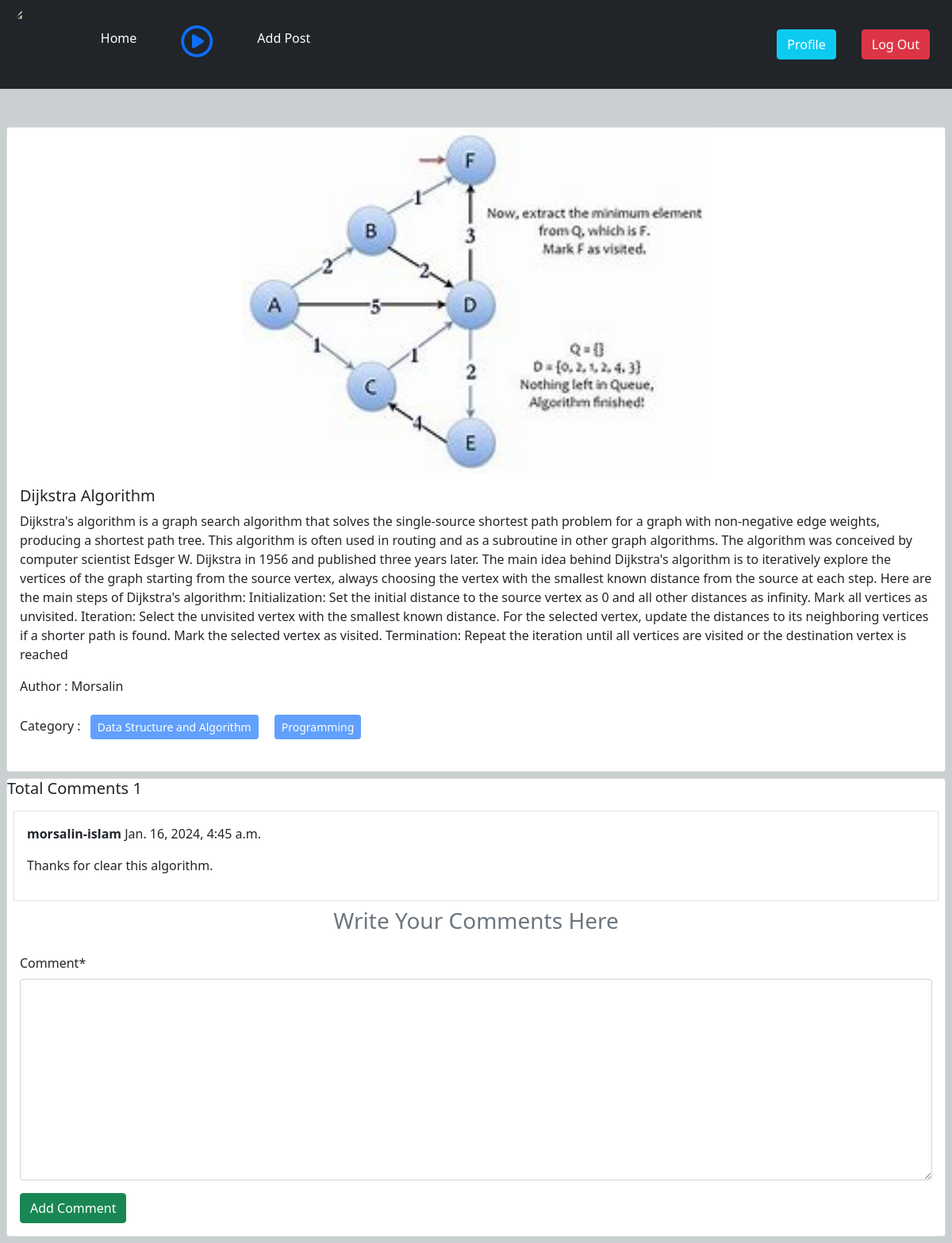
The page /post/details_post/10 (signed in) on the database its author committed.
### post/models.py (models this page shows, shortened)
class Post(models.Model):
    title = models.CharField(max_length = 50)
    content = models.TextField()
    category = models.ManyToManyField(Category)
    author = models.ForeignKey(User, on_delete = models.CASCADE)
    image = models.ImageField(upload_to='post/media/uploads/',blank= True, null = True)

class Comment(models.Model):
    post = models.ForeignKey(Post, on_delete = models.CASCADE, related_name  = 'comments') # we can access title, content etc through related name
    name = models.CharField(max_length = 50)
    body = models.TextField(verbose_name = 'comment')
    comments_time = models.DateTimeField(auto_now_add = True) # jokhon kau ekjon comment korba sei time captue hoiba

### categories/models.py (models this page shows, shortened)
class Category(models.Model):
    name = models.CharField(max_length = 70)
    slug = models.SlugField(max_length = 1000, null = True, blank = True, unique = True)

### post/views.py (the view, shortened to what this page needs)
# urls.py: path("details_post/<int:id>", views.Details.as_view(), name='post_details'),
@method_decorator(login_required, name = 'dispatch')
class Details(DetailView):
    model = Post
    template_name = 'post_details.html'
    pk_url_kwarg = 'id'
    def get_context_data(self, **kwargs):
        context = super().get_context_data(**kwargs)
        post = self.object #  specific primary key dia sei model er ekta object asba
        Form = CommentsForm
        comments = post.comments.all # comments is related name of Comment model
        context['commentForm'] = Form
        context['comments'] = comments
        return context

### post/templates/post_details.html (shortened to what this page needs)
{% extends "base.html" %}
{% block content %}
<div class="col-12 m-auto mt-5">
    <div class="card m-2">
      {% if post.image %}
      <img src="{{post.image.url}}" class = 'w-50 m-auto' alt="">
      {% endif %}
      <div class="card-body">
        <h5 class="card-title">{{post.title}}</h5>
        <p class="card-text">{{post.content}}</p>
        <p>Author : {{post.author.first_name}} {{post.author.last_name}}</p>
        <p>
          Category : {% for cat in post.category.all %}
          <button class="btn btn-primary btn-sm m-2" disabled >{{cat.name}} </button>
          {% endfor %}
        </p>
      </div>
    </div>
  </div>
{% load crispy_forms_tags %}
<div class='card m-2'>
  <h5>Total Comments {{comments | length}}</h5>
  {% for comment in comments %}
      <div class = 'card-body border m-2'>
        <p><b>{{comment.name}}</b> {{comment.comments_time}}</p>
        <p>{{comment.body}}</p>
      </div>
  {% endfor %}
  <h3 class = 'text-secondary text-center'>Write Your Comments Here</h3>
  <div class="card-body">
    <form method = "POST">
      {{commentForm | crispy}}
      <input class = 'btn btn-success' type="submit" value="Add Comment">
    </form>
  </div>
</div>
{% endblock content %}

### rows shown on the page
Post: image (picture), title "Dijkstra Algorithm", content "Dijkstra's algorithm is a graph search algorithm that solves the single-source shortest path problem for a graph with non-negative edge weights, producing a shortest path tree. This algorithm is often used in routing and as a subroutine in other graph algorithms. The algorithm was conceived by computer scientist Edsger W. Dijkstra in 1956 and published three years later. The main idea behind Dijkstra's algorithm is to iteratively explore the vertices of the graph starting from the source vertex, always choosing the vertex with the smallest known distance from the source at each step. Here are the main steps of Dijkstra's algorithm: Initialization: Set the initial distance to the source…", author.first_name "Morsalin"
Category: name "Data Structure and Algorithm"
Category: name "Programming"
Comment: name "morsalin-islam", comments_time "Jan. 16, 2024, 4:45 a.m.", body "Thanks for clear this algorithm."

### other values the page prints
{{ comments | length }} "1"
